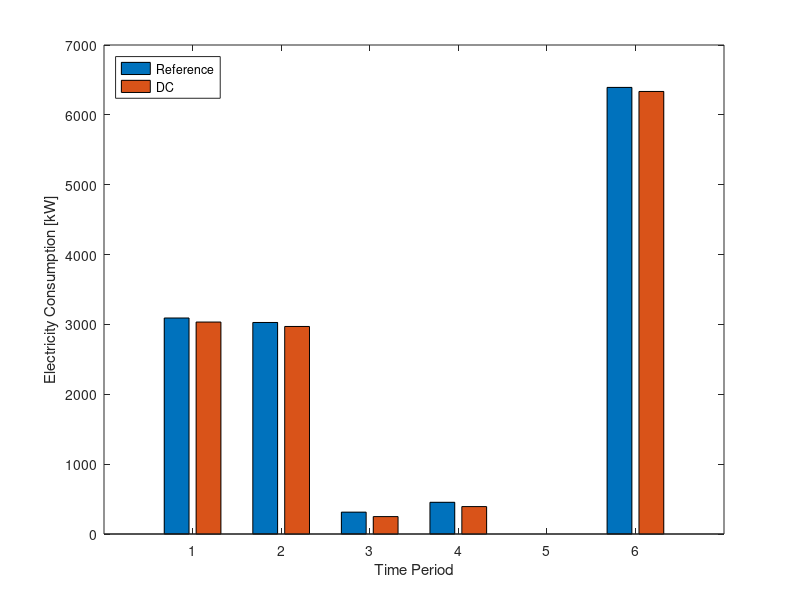

Source code (MATLAB): (Note: this script raises an error after producing the figure.)
function part3_hpvent_results 
%% 3.1 Reference

Qheating = [12907, 12643, 1307, 1896, 0, 26688];
Edemand = [3092, 3028, 313, 454, 0, 6393];


%% 3.2 DC
Qrad_DC = [357, 357, 335, 343, 0, 358];
Qheating_DC = zeros(6, 1);
for i = 1:6
    Qheating_DC(i) = Qheating(i) - Qrad_DC(i);
end
E_DC = [3034.17, 2970.91, 249.356, 392.611, 0, 6335];

%% 3.3 Vent-minTC
E_Vent = [3091.88, 3028.63, 313.102, 454.312, 0, 6393.13];
Qheating_Vent = [12906.6, 12642.6, 1307, 1896.46, 0, 26687.2];

%% 3.3 Vent-minOP
E_Vent_minOP = [2548.08, 2497.71, 270.927, 308.515, 0, 5731.57];
Qheating_Vent_minOP = [10636.6, 10426.3, 1130.95, 1287.85, 0, 23925.6];



%% 3.4 Vent HP-minTC

Qheating_venthp = [11329, 11100.6, 1165.83, 1429.42, 0, 24663.9];
E1_venthp = [2713, 2659, 279, 342, 0, 5908];
E2_venthp = [0.207108, 0.207108, 0.0371087, 0.0286885, 0.0259967, 0.207108];
E_ventHP = zeros(6, 1);
%% 3.4 Vent HP-minOP
Qheating_minOP = [10731.5, 11150.2, 1129.31, 1267.97, 0, 24702];
E_minOP = [2570.81, 2671.12, 270.535, 303.751,  0, 5917.56];

%% 3.2 Electricity consumption

E_DC_ref = zeros(1,1);
for i = 1:length(E1_venthp)
   E_DC_ref(i, 1) = Edemand(i);
   E_DC_ref(i, 2) = E_DC(i);
end


E_DC_bar = bar(E_DC_ref)
xlabel('Time Period')
ylabel('Electricity Consumption [kW]')

legend(E_DC_bar(:), {'Reference', 'DC'}, 'Location', 'northwest')
figExport(5, 4, 'E_DC')

%% 3.3 Electricity consumption 
E_Vent_ref = zeros(6,3);
for i = 1:length(Edemand)
   E_Vent_ref(i, 1) = Edemand(i);
   E_Vent_ref(i, 2) = E_Vent(i);
   E_Vent_ref(i, 3) = E_Vent_minOP(i);
end


E_Vent_bar = bar(E_Vent_ref)
xlabel('Time Period')
ylabel('Electricity Consumption [kW]')

legend(E_Vent_bar(:), {'Reference', 'minimize: total cost', 'minimize: operational cost'}, 'Location', 'northwest')
figExport(5, 4, 'E_Vent')

%% 3.4 Electricity consumption

for i = 1:length(E1_venthp)
   E_ventHP(i, 1) = Edemand(i);
   E_ventHP(i, 2) = E1_venthp(i);
   E_ventHP(i, 3) = E_minOP(i);
end


E_venthp_bar= bar(E_ventHP)
xlabel('Time Period')
ylabel('Electricity consumption [kW]')

legend(E_venthp_bar(:), {'Reference', 'minimize: total cost', 'minimize: operational cost'}, 'Location', 'northwest')
figExport(5, 4, 'E_venthp')

%% 3.2 Qheating demand

Q_DC_ref = zeros(1,1);
for i = 1:length(E1_venthp)
   Q_DC_ref(i, 1) = Qheating(i);
   Q_DC_ref(i, 2) = Qheating_DC(i);
end


Q_DC_bar = bar(Q_DC_ref)
xlabel('Time Period')
ylabel('Heating demand [kW]')

legend(Q_DC_bar(:), {'Reference', 'DC'}, 'Location', 'northwest')
figExport(5, 4, 'Q_DC')


%% 3.3 Qheating demand

Q_Vent_ref = zeros(6,3);
for i = 1:length(E1_venthp)
   Q_Vent_ref(i, 1) = Qheating(i);
   Q_Vent_ref(i, 2) = Qheating_Vent(i);
   Q_Vent_ref(i, 3) = Qheating_Vent_minOP(i);
end


Q_Vent_bar = bar(Q_Vent_ref)
xlabel('Time Period')
ylabel('Heating demand [kW]')

legend(Q_Vent_bar(:), {'Reference', 'minimize: total cost', 'minimize: operational cost'}, 'Location', 'northwest')
figExport(5, 4, 'Q_Vent')


%% 3.4 Qheating demand
Q_consolidate = zeros(1,1);
for i = 1:length(E1_venthp)
   Q_consolidate(i, 1) = Qheating(i);
   Q_consolidate(i, 2) = Qheating_venthp(i);
   Q_consolidate(i, 3) = Qheating_minOP(i);
end


Q_bar = bar(Q_consolidate)
xlabel('Time Period')
ylabel('Heating demand [kW]')

legend(Q_bar(:), {'Reference', 'minimize: total cost', 'minimize: operational cost'}, 'Location', 'northwest')
figExport(5, 4, 'Q_venthp')


end

function figExport(w,h,name)
fig = gcf;
fig.PaperOrientation = 'landscape';
fig.PaperSize = [w h];
fig.PaperPosition = [0 0 w h];
% fig.Renderer = 'Painters'; % for 3D plots
print(gcf, '-dpdf', [pwd '/figures/' name '.pdf']);
end